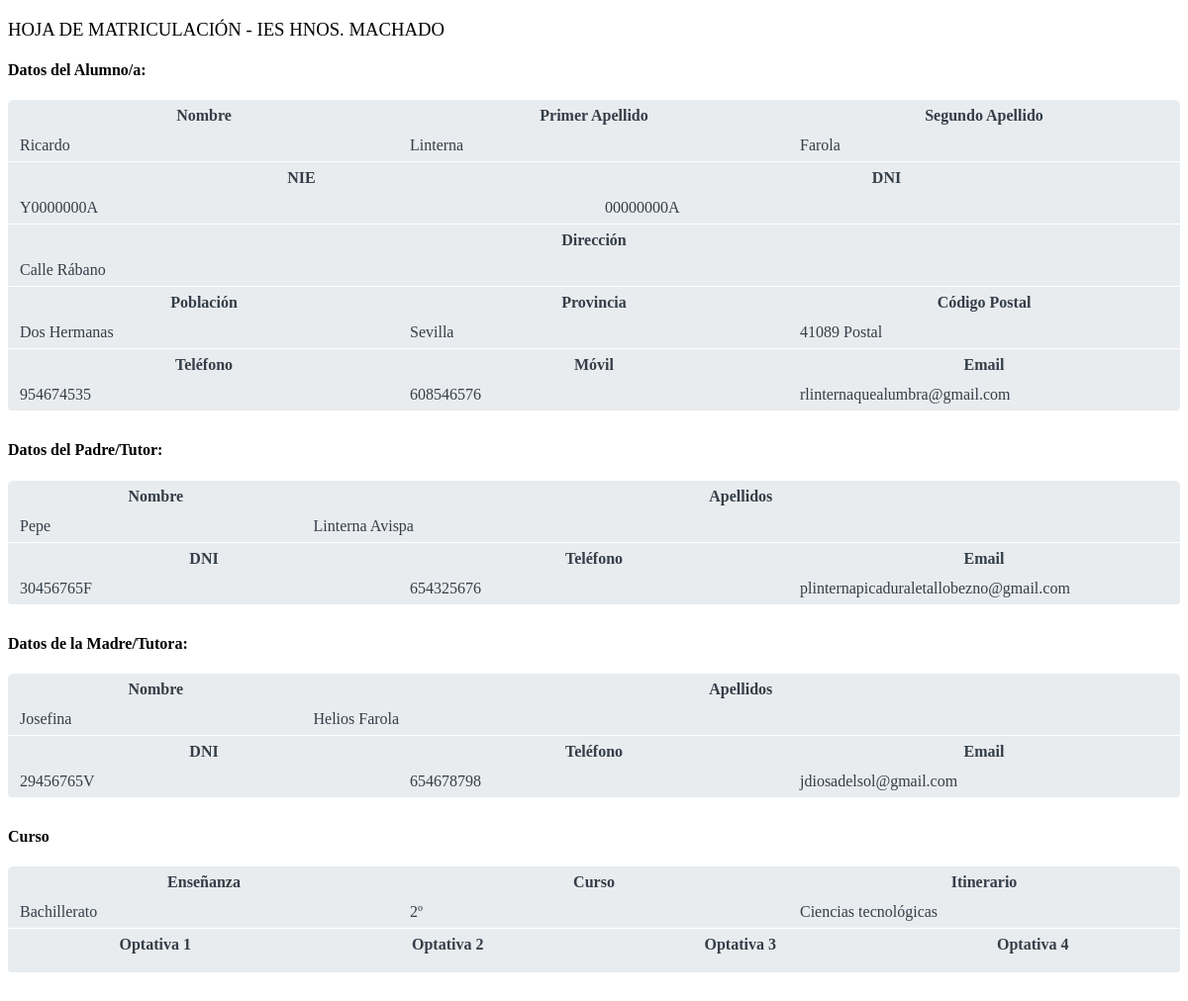
Page /php/matricula.php (signed in) on the committed database.
### tables this page shows
CREATE TABLE `alumnos` (
  `id` int(5) NOT NULL,
  `dni` varchar(9) NOT NULL,
  `clave` varchar(40) NOT NULL,
  `nombre` varchar(40) NOT NULL,
  `apellido1` varchar(40) NOT NULL,
  `apellido2` varchar(40) NOT NULL,
  `nie` varchar(9) NOT NULL,
  `fecha_nac` date NOT NULL,
  `direccion` varchar(60) NOT NULL,
  `poblacion` varchar(40) NOT NULL,
  `provincia` varchar(40) NOT NULL,
  `cod_postal` int(5) NOT NULL,
  `tel_fijo` int(9) NOT NULL,
  `tel_movil` int(9) NOT NULL,
  `correo` varchar(50) NOT NULL,
  `dni_padre` varchar(9) NOT NULL,
  `nombre_padre` varchar(40) NOT NULL,
  `apellidos_padre` varchar(40) NOT NULL,
  `tel_padre` int(9) NOT NULL,
  `correo_padre` varchar(50) NOT NULL,
  `dni_madre` varchar(9) NOT NULL,
  `nombre_madre` varchar(40) NOT NULL,
  `apellidos_madre` varchar(40) NOT NULL,
  `tel_madre` int(9) NOT NULL,
  `correo_madre` varchar(50) NOT NULL,
  `cambio_datos` varchar(500) DEFAULT NULL
);

CREATE TABLE `cursos` (
  `id` int(5) NOT NULL,
  `nombre` varchar(40) NOT NULL,
  `id_enseñanza` int(5) NOT NULL
);

CREATE TABLE `itinerarios` (
  `id` int(5) NOT NULL,
  `nombre` varchar(40) NOT NULL,
  `id_curso` int(5) NOT NULL
);

### php/functions.php (called while the page is built, shortened)
<?php
function connectDB()
{
    try
    {
        $opc=array(PDO::MYSQL_ATTR_INIT_COMMAND => "SET NAMES utf8");
        $dsn="mysql:host=localhost;dbname=automatricula";
        $usuario="root";
        $contrasena="";
        $base=new PDO($dsn,$usuario,$contrasena,$opc);
    }
    catch (PDOException $e)
    {
        die ("Error".$e->getMessage());
        $resultado=null;
    }
    return $base;
}
function ejecutaConsulta($sql)
{
		$miconexion=connectDB();
		return $miconexion->query($sql);
}
function ejecutaConsultaArray($sql)
{
		$datos=[];
		$resultset=ejecutaConsulta($sql);
		while($fila=$resultset->fetch(PDO::FETCH_ASSOC))
		{
			$datos[]=$fila;
		}
		return $datos;
}
?>

### php/matricula.php (the view, shortened to what this page needs)
<!DOCTYPE html>
<html>
<head>
</head>
<body>
	<?php
		include "functions.php";
		$dni=$_SESSION['login'];
		$consulta="SELECT * FROM alumnos WHERE DNI='".$dni."';";
        $consulta2="SELECT E.NOMBRE, C.NOMBRE, I.NOMBRE FROM alumnos A, matriculas M, itinerarios I, cursos C, enseñanzas E WHERE A.DNI='".$dni."' AND A.ID=M.ID_ALUMNO AND M.ID_ITINERARIO=I.ID AND I.ID_CURSO=C.ID AND C.ID_enseñanza=E.ID";
        $consulta3="SELECT O.NOMBRE FROM matriculas M, optativas O, optativas_elegidas OE WHERE M.COD_MATRICULA=OE.COD_MATRICULA  AND O.ID=OE.ID_OPTATIVA1";
        $consulta4="SELECT O.NOMBRE FROM matriculas M, optativas O, optativas_elegidas OE WHERE M.COD_MATRICULA=OE.COD_MATRICULA  AND O.ID=OE.ID_OPTATIVA2";
        $consulta5="SELECT O.NOMBRE FROM matriculas M, optativas O, optativas_elegidas OE WHERE M.COD_MATRICULA=OE.COD_MATRICULA  AND O.ID=OE.ID_OPTATIVA3";
        $consulta6="SELECT O.NOMBRE FROM matriculas M, optativas O, optativas_elegidas OE WHERE M.COD_MATRICULA=OE.COD_MATRICULA  AND O.ID=OE.ID_OPTATIVA4";
		$resulset=ejecutaConsulta($consulta);
        $alumno=$resulset->fetch(PDO::FETCH_ASSOC);
        $resulset2=ejecutaConsulta($consulta2);
		$matricula=$resulset2->fetch(PDO::FETCH_NUM);
        $resulset3=ejecutaConsulta($consulta3);
		$optativa1=$resulset3->fetch(PDO::FETCH_NUM);
        $resulset4=ejecutaConsulta($consulta4);
		$optativa2=$resulset4->fetch(PDO::FETCH_NUM);
        $resulset5=ejecutaConsulta($consulta5);
		$optativa3=$resulset5->fetch(PDO::FETCH_NUM);
        $resulset6=ejecutaConsulta($consulta6);
		$optativa4=$resulset6->fetch(PDO::FETCH_NUM);
		$consulta7 = ejecutaConsultaArray("SELECT m.cod_matricula from alumnos a inner join matriculas m where a.id = m.id_alumno and a.dni='$dni'");
		$cod_matricula = $consulta7[0]["cod_matricula"];
	?>
	<div style="text-align:right"><barcode dimension="1D" type="EAN13" value="<?php echo $cod_matricula;?>" label="label" style="float:right;width:30mm; height:6mm; color: #000; font-size: 3mm"></barcode></div>
	<h3 style="font-weight:lighter;">HOJA DE MATRICULACIÓN - IES HNOS. MACHADO</h3>
	<h4>Datos del Alumno/a:</h4>
	<div class="contenedor">
	<table class="caja0">
		<tr><th class="caja4">Nombre</th><th class="caja4">Primer Apellido</th><th class="caja4">Segundo Apellido</th></tr>
		<tr><td class="caja4"><?php echo $alumno['nombre'];?></td><td class="caja4"><?php echo $alumno['apellido1'];?></td><td class="caja4"><?php echo $alumno['apellido2'];?></td></tr>
	</table>
	<table class="caja0">
		<tr><th class="caja3">NIE</th><th class="caja3">DNI</th></tr>
		<tr><td class="caja3"><?php echo $alumno['nie'];?></td><td class="caja3"><?php echo $alumno['dni'];?></td></tr>
	</table>
	<table class="caja0">
	 	<tr><th class="caja1">Dirección</th></tr>
	 	<tr><td class="caja1"><?php echo $alumno['direccion'];?></td></tr>
	</table>
	<table class="caja0">
	 	<tr><th class="caja4">Población</th><th class="caja4">Provincia</th><th class="caja4">Código Postal</th></tr>
	 	<tr><td class="caja4"><?php echo $alumno['poblacion'];?></td><td class="caja4"><?php echo $alumno['provincia'];?></td><td class="caja4"><?php echo $alumno['cod_postal'];?> Postal</td></tr>
	</table>
	<table class="caja0">
	 	<tr><th class="caja4">Teléfono</th><th class="caja4">Móvil</th><th class="caja4">Email</th></tr>
	 	<tr><td class="caja4"><?php echo $alumno['tel_fijo'];?></td><td class="caja4"><?php echo $alumno['tel_movil'];?></td><td class="caja4"><?php echo $alumno['correo'];?></td></tr>
	</table>
	</div>
 	<h4>Datos del Padre/Tutor:</h4>
 	<div class="contenedor">
 	<table class="caja0">
	 	<tr><th class="caja5">Nombre</th><th class="caja2">Apellidos</th></tr>
	 	<tr><td class="caja5"><?php echo $alumno['nombre_padre'];?></td><td class="caja2"><?php echo $alumno['apellidos_padre'];?></td></tr>
	</table>
	<table class="caja0">
	    <tr><th class="caja4">DNI</th><th class="caja4">Teléfono</th><th class="caja4">Email</th></tr>
	    <tr><td class="caja4"><?php echo $alumno['dni_padre'];?></td><td class="caja4"><?php echo $alumno['tel_padre'];?></td><td class="caja4"><?php echo $alumno['correo_padre'];?></td></tr>
	</table>
	</div>
	<h4>Datos de la Madre/Tutora:</h4>
	<div class="contenedor">
	<table class="caja0">
	 	<tr><th class="caja5">Nombre</th><th class="caja2">Apellidos</th></tr>
	 	<tr><td class="caja5"><?php echo $alumno['nombre_madre'];?></td><td class="caja2"><?php echo $alumno['apellidos_madre'];?></td></tr>
	</table>
	<table class="caja0">
	    <tr><th class="caja4">DNI</th><th class="caja4">Teléfono</th><th class="caja4">Email</th></tr>
	    <tr><td class="caja4"><?php echo $alumno['dni_madre'];?></td><td class="caja4"><?php echo $alumno['tel_madre'];?></td><td class="caja4"><?php echo $alumno['correo_madre'];?></td></tr>
	</table>
</div>
	<h4>Curso</h4>
	<div class="contenedor">
	<table class="caja0">
	    <tr><th class="caja4">Enseñanza</th><th class="caja4">Curso</th><th class="caja4">Itinerario</th></tr>
	    <tr><td class="caja4"><?php echo $matricula[0];?></td><td class="caja4"><?php echo $matricula[1];?></td><td class="caja4"><?php echo $matricula[2];?></td></tr>
    </table>
    <table class="caja0">
	    <tr><th class="caja5">Optativa 1</th><th class="caja5">Optativa 2</th><th class="caja5">Optativa 3</th><th class="caja5">Optativa 4</th></tr>
	    <tr><td class="caja5"><?php echo $optativa1[0];?></td><td class="caja5"><?php echo $optativa2[0];?></td><td class="caja5"><?php echo $optativa3[0];?></td><td class="caja5"><?php echo $optativa4[0];?></td></tr>
	</table>
</div>
</body>
</html>

### php/matricula.php (style rules this page uses)
.caja0 { width:100%; }
.caja1 { width:100%; }
.caja2 { width: 75%; }
.caja3 { width: 50%; }
.caja4 { width: 33.3%; }
.caja5 { width: 25%; }
.caja1, .caja2, .caja3, .caja4, .caja5 { padding:5px 10px; color:#343e48; border-radius:5px; }
.caja0 { border-bottom: solid 1px white; }
.contenedor { background-color:#e9ecef; border-radius:5px; margin-bottom:30px; }

### rows in the picture
alumnos: nombre "Ricardo", apellido1 "Linterna", apellido2 "Farola", nie "Y0000000A", dni "00000000A", direccion "Calle Rábano", poblacion "Dos Hermanas", provincia "Sevilla", cod_postal "41089", tel_fijo "954674535", tel_movil "608546576", correo "rlinternaquealumbra@gmail.com", nombre_padre "Pepe", apellidos_padre "Linterna Avispa", dni_padre "30456765F", tel_padre "654325676", correo_padre "plinternapicaduraletallobezno@gmail.com", nombre_madre "Josefina", apellidos_madre "Helios Farola", dni_madre "29456765V", tel_madre "654678798", correo_madre "jdiosadelsol@gmail.com"
enseñanzas: nombre "Bachillerato", cursos.nombre "2º", itinerarios.nombre "Ciencias tecnológicas"
